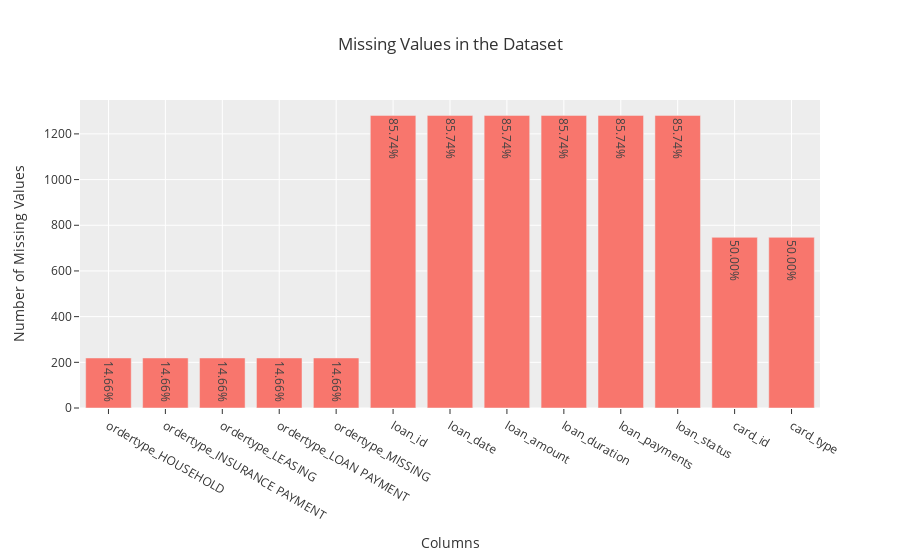

Notebook code cell kept with this figure:
### Markdown cell above
### Exploring Missing Values

### Code cell
missing_values = client_df.isnull().sum()

missing_values = pd.DataFrame({
    'Number of Missing Values': missing_values[missing_values > 0],
    'Percentage of Missing Values': [
        f"{x:.2f}%" for x in (missing_values[missing_values > 0] / client_df.shape[0] * 100).round(2)
    ]
}, columns=['Number of Missing Values', 'Percentage of Missing Values'])

fig = go.Figure()

fig.add_trace(go.Bar(
    x=missing_values.index,
    y=missing_values['Number of Missing Values'],
    text=missing_values['Percentage of Missing Values'],
    textposition='auto'
))

fig.update_layout(
    title='Missing Values in the Dataset',
    xaxis_title='Columns',
    yaxis_title='Number of Missing Values'
)

fig.show()

### Figure 1 — Plotly figure (JSON) as saved in the notebook; plotly's stock layout.template omitted (floating-point values rounded to 4 significant figures)
{"data": [{"text": ["14.66%", "14.66%", "14.66%", "14.66%", "14.66%", "85.74%", "85.74%", "85.74%", "85.74%", "85.74%", "85.74%", "50.00%", "50.00%"], "textposition": "auto", "type": "bar", "x": ["ordertype_HOUSEHOLD", "ordertype_INSURANCE PAYMENT", "ordertype_LEASING", "ordertype_LOAN PAYMENT", "ordertype_MISSING", "loan_id", "loan_date", "loan_amount", "loan_duration", "loan_payments", "loan_status", "card_id", "card_type"], "y": [219, 219, 219, 219, 219, 1281, 1281, 1281, 1281, 1281, 1281, 747, 747]}], "layout": {"title": {"text": "Missing Values in the Dataset"}, "xaxis": {"title": {"text": "Columns"}}, "yaxis": {"title": {"text": "Number of Missing Values"}}}}
